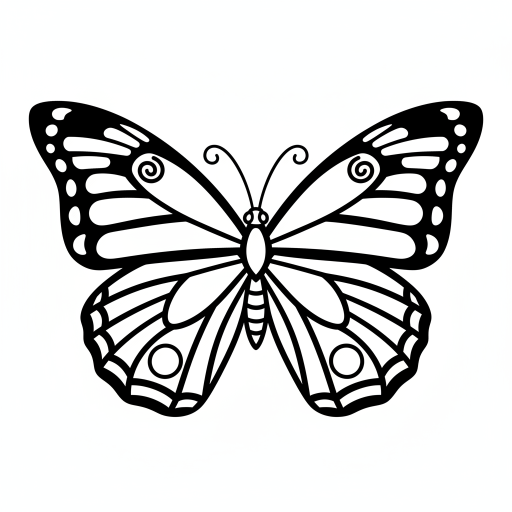
#> input picture assets/images/artworks/animal_butterfly.png, 1024 x 1024 px (shown at 1/2 size)
$ python -i generate-region-maps.py   (imports and definitions only)
#> lines starting #> are read from the running program, lines starting #| are printed output that depends on the picture
#> further down, picture is the input picture: PIL image 1024x1024 RGB; mean R, G, B 211.3, 211.8, 211.6
#!/usr/bin/env python3
"""Generate paint-frame region label maps and line overlays for fixed artwork assets."""

from __future__ import annotations

import json
from collections import deque
from pathlib import Path

import numpy as np
from PIL import Image


ROOT = Path(__file__).resolve().parents[1]
ARTWORK_DIR = ROOT / "assets" / "images" / "artworks"
OUT_DIR = ROOT / "assets" / "regionmaps" / "paint"
LINE_OUT_DIR = ROOT / "assets" / "linelayers" / "paint"
MANIFEST_PATH = OUT_DIR / "manifest.json"

LINE_ALPHA_WHITE_POINT = 248.0
LINE_ALPHA_GAIN = 1.38
HARD_LINE_LUMINANCE = 112.0
LINE_CHROMA_LIMIT = 72.0
PAINT_MAX_SIDE = 900


def luminance(rgb: np.ndarray) -> np.ndarray:
    return rgb[..., 0] * 0.299 + rgb[..., 1] * 0.587 + rgb[..., 2] * 0.114


def paint_frame(image: Image.Image) -> Image.Image:
    rgba = image.convert("RGBA")
    white = Image.new("RGBA", rgba.size, (255, 255, 255, 255))
#> white: PIL image 1024x1024 RGBA; every value is 255
    white.alpha_composite(rgba)
    width, height = white.size
#> width = 1024; height = 1024
    scale = min(PAINT_MAX_SIDE, max(width, height)) / max(width, height)
#> scale = 0.879
    out_size = (max(1, round(width * scale)), max(1, round(height * scale)))
#> out_size = (900, 900)
    return white.convert("RGB").resize(out_size, Image.Resampling.LANCZOS)
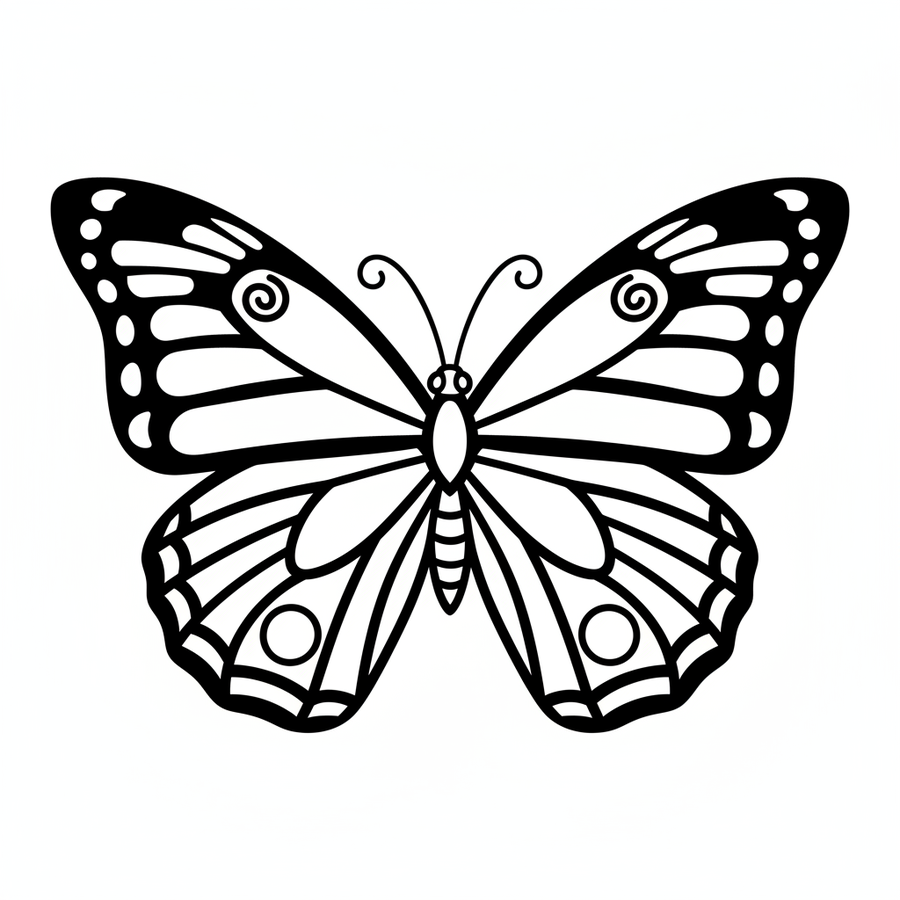
#> returned value: PIL image 900x900 RGB; mean R, G, B 211.3, 211.8, 211.6


# [152 lines left out: functions hard_line_neighbors, fillable_mask, line_alpha_mask, encode_line_layer, label_regions, encode_labels and 1 more, not called in this run]


# [2 lines not run here, left out]

>>> from PIL import Image
>>> picture = Image.open('../assets/images/artworks/animal_butterfly.png')
>>> result = paint_frame(picture)

$ run again, on assets/images/artworks/deer.png
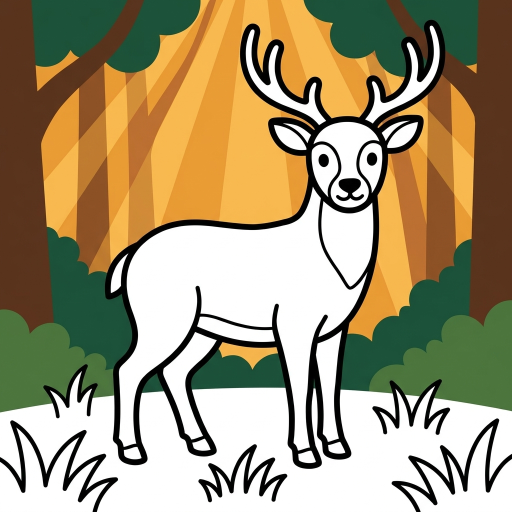
#> input picture assets/images/artworks/deer.png, 1024 x 1024 px (shown at 1/2 size)
#> picture is the input picture: PIL image 1024x1024 RGB; mean R, G, B 162.3, 148.9, 115.7
#> white: PIL image 1024x1024 RGBA; every value is 255
#> in paint_frame, `return white.convert("RGB").resize(out_size, Image.Resampling.LANCZOS)`:
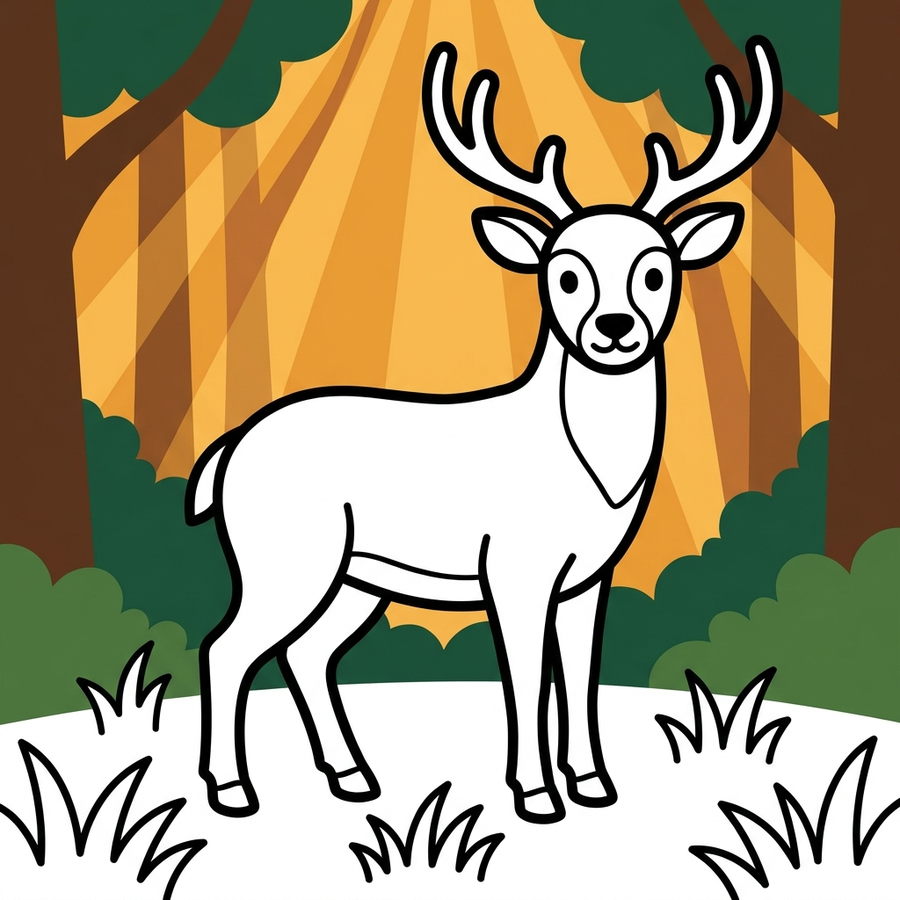
#> returned value: PIL image 900x900 RGB; mean R, G, B 162.3, 148.9, 115.7

$ run again, on assets/images/artworks/easy_birdhouse_garden.png
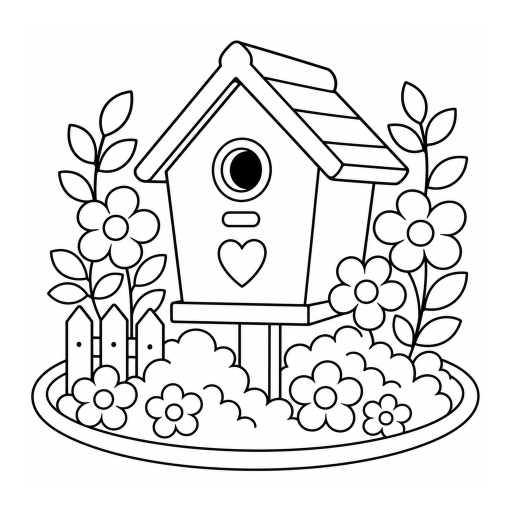
#> input picture assets/images/artworks/easy_birdhouse_garden.png, 1024 x 1024 px (shown at 1/2 size)
#> picture is the input picture: PIL image 1024x1024 RGB; mean R, G, B 230.4, 230.3, 230.4
#> white: PIL image 1024x1024 RGBA; every value is 255
#> in paint_frame, `return white.convert("RGB").resize(out_size, Image.Resampling.LANCZOS)`:
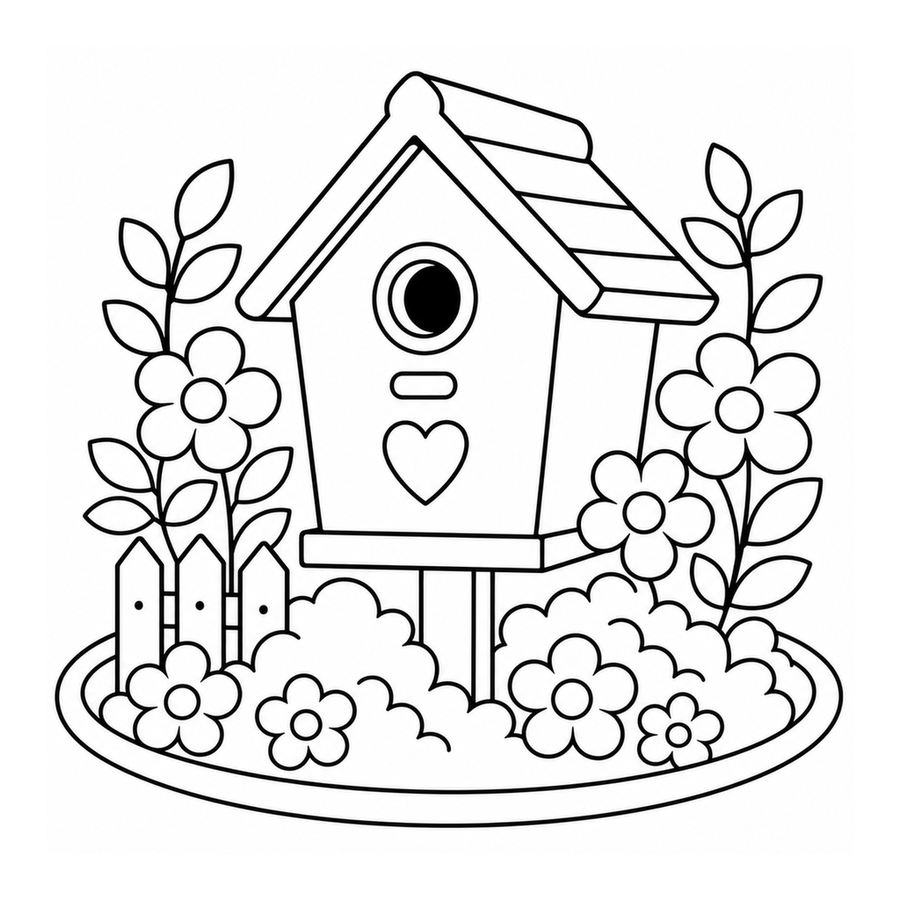
#> returned value: PIL image 900x900 RGB; mean R, G, B 230.4, 230.3, 230.4

$ run again, on assets/images/artworks/easy_flower_umbrella.png
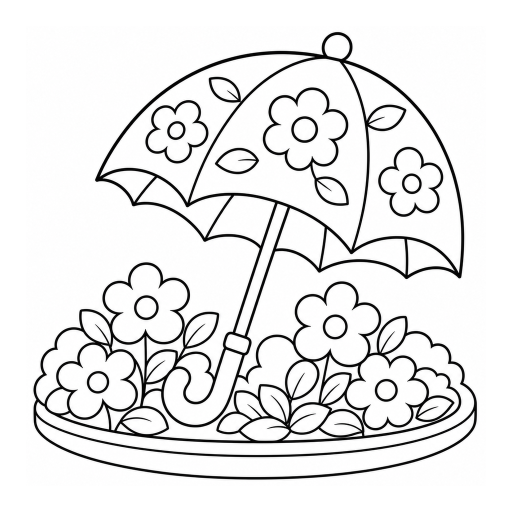
#> input picture assets/images/artworks/easy_flower_umbrella.png, 1024 x 1024 px (shown at 1/2 size)
#> picture is the input picture: PIL image 1024x1024 RGB; mean R, G, B 232.4, 232.3, 232.4
#> white: PIL image 1024x1024 RGBA; every value is 255
#> in paint_frame, `return white.convert("RGB").resize(out_size, Image.Resampling.LANCZOS)`:
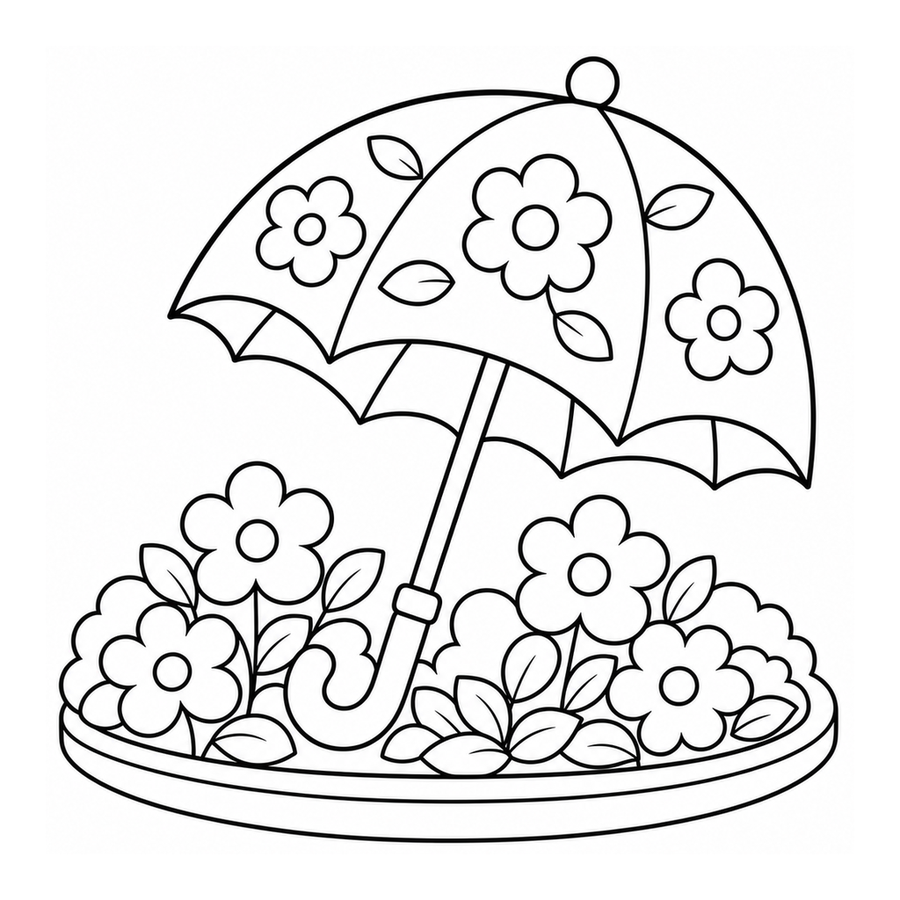
#> returned value: PIL image 900x900 RGB; mean R, G, B 232.4, 232.3, 232.4
